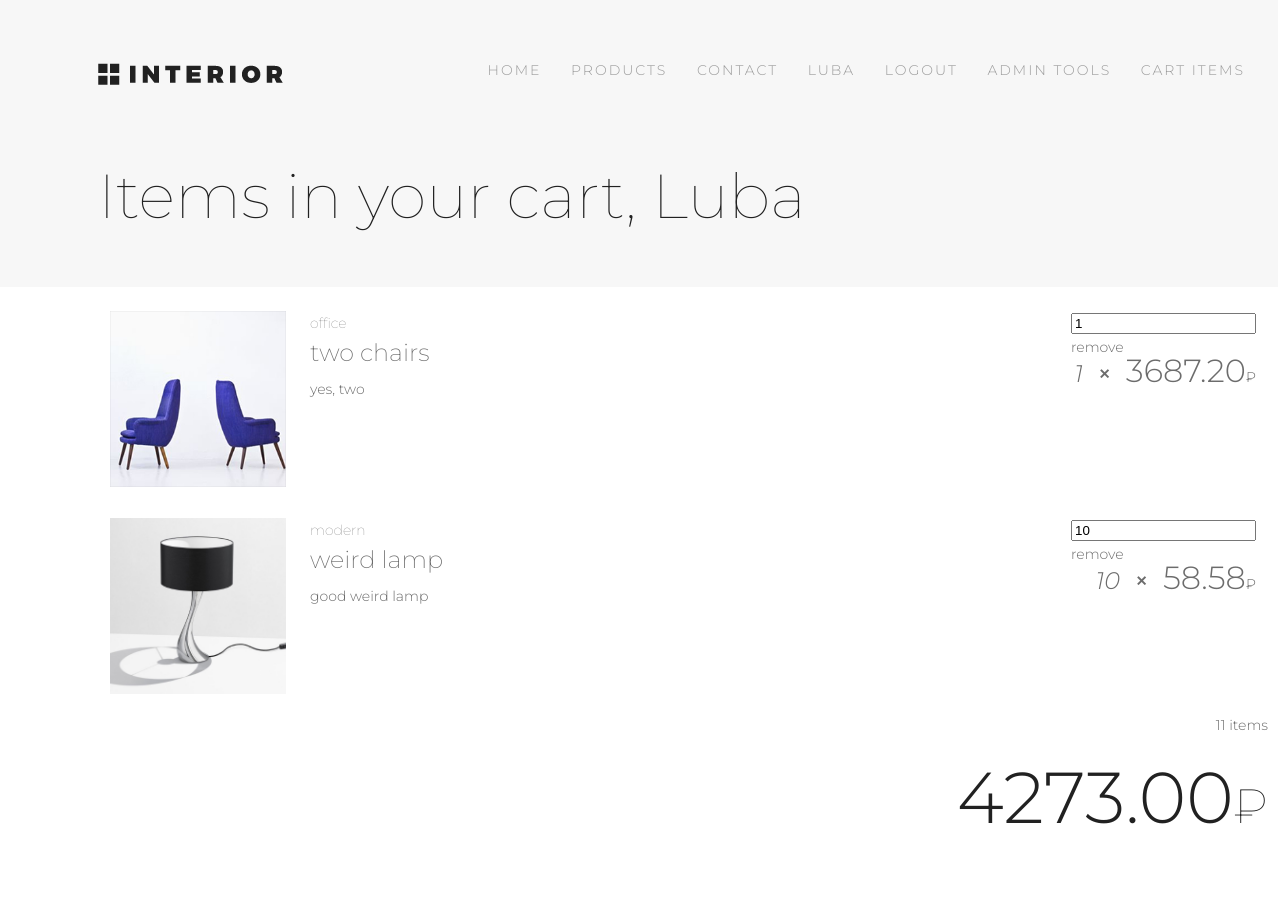
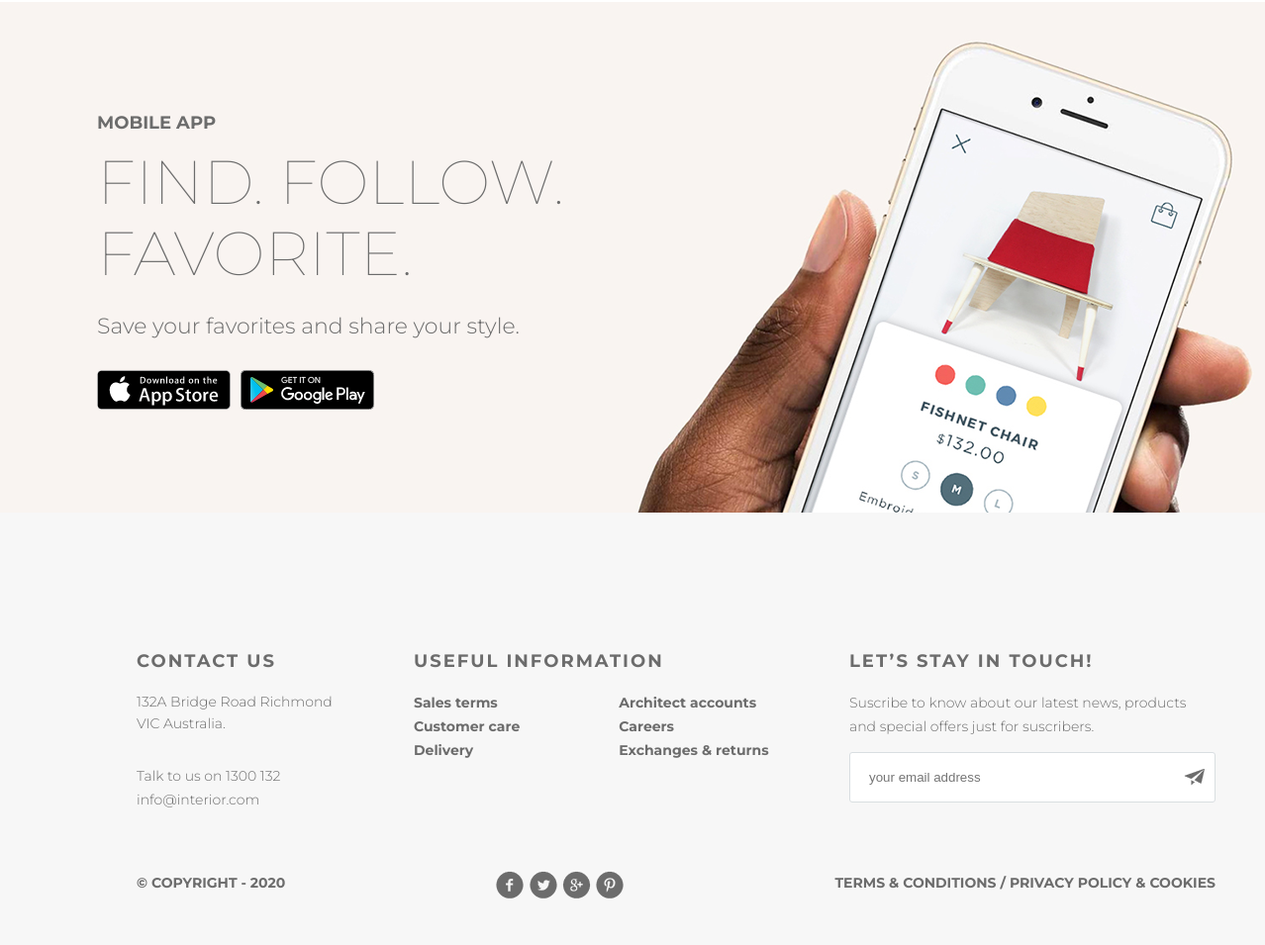
Page /basket/ (signed in) on the committed database (2 pictures, top to bottom).
### authapp/models.py (models this page shows)
class ShopUser(AbstractUser):
    avatar = models.ImageField(upload_to='users_avatars', blank=True)
    age = models.PositiveIntegerField(verbose_name = 'Age')

### basketapp/models.py (models this page shows)
class Basket(models.Model):
    user = models.ForeignKey(settings.AUTH_USER_MODEL, on_delete=models.CASCADE)
    product = models.ForeignKey(Product, on_delete=models.CASCADE)
    quantity = models.PositiveSmallIntegerField(default=0, verbose_name='Quantity')
    add_datetime = models.DateTimeField(auto_now_add=True, verbose_name='Date & Time')
    @property
    def product_cost(self):
        return self.product.price * self.quantity
    @property
    def total_quantity(self):
        _items = Basket.objects.filter(user=self.user)
        _totalquantity = sum(list(map(lambda x: x.quantity, _items)))
        return _totalquantity
    @property
    def total_cost(self):
        _items = Basket.objects.filter(user=self.user)
        _totalcost = sum(list(map(lambda x: x.product_cost, _items)))
        return _totalcost

### mainapp/models.py (models this page shows, shortened)
class Product(models.Model):
    category = models.ForeignKey(ProductCategory, on_delete=models.CASCADE)
    name = models.CharField(verbose_name='Name', max_length=128)
    image = models.ImageField(upload_to='product_images', blank=True)
    short_desc = models.CharField(verbose_name='Short description', max_length=60, blank=True)
    description = models.TextField(verbose_name='Description', blank=True)
    price = models.DecimalField(verbose_name='Price', max_digits=8, decimal_places=2, default=0)
    quantity = models.PositiveSmallIntegerField(verbose_name='In stock', default=0)
    is_active = models.BooleanField(default=True, verbose_name='Active')

class ProductCategory(models.Model):
    name = models.CharField(verbose_name='Name', max_length=64, unique=True)
    description = models.TextField(verbose_name='Description', blank=True)
    is_active = models.BooleanField(default=True, verbose_name='Active')

### basketapp/views.py (the view)
# urls.py: path('', basketapp.basket, name='view'),
@login_required
def basket(request):
    title = 'Cart items'
    basket_items = Basket.objects.filter(user=request.user).order_by('product__category')
    content = {
        'title': title,
        'basket_items': basket_items,
    }
    return render(request, 'basketapp/basket.html', content)

### basketapp/templates/basketapp/basket.html
{% extends 'basketapp/base.html' %}
{% load static %}
{% block content %}
    <div class="basket__items">
        {% include 'basketapp/includes/inc_basket_list.html' %}
    </div>
{% endblock %}

### basketapp/templates/basketapp/base.html (shortened to what this page needs)
<!DOCTYPE html>
{% load static %}
<html>
<head>
    {% block css %}
        <link rel="stylesheet" type="text/css" href="{% static 'css/style.css' %}">
    {% endblock %}
</head>
<body>
<div id="page">
    <div class="wrapper" id="header">
        <div class="container">
            <div class="header__logo"></div>
            {% block menu %}
                {% include 'mainapp/include/inc_main_menu.html' %}
            {% endblock %}
        </div>
    </div>
    <div class="wrapper" id="page-title">
        <div class="container">
            <div class="title">
                Items in your cart, {% if user.first_name %}{{ user.first_name|title}}{% else %}User{% endif %}
            </div>
        </div>
    </div>
    <div class="wrapper section">
        <div id="basket" class="container">
            {% block content %}
            {% endblock %}
        </div>
    </div>
    {% include 'mainapp/include/inc_footer.html' %}
</div>
</body>
</html>

### mainapp/templates/mainapp/include/inc_main_menu.html (shortened to what this page needs)
{% load static %}
<div class="header__menu">
    <a
            {% if request.resolver_match.url_name == 'main' %}
                class="header__link header__link_active"
            {% else %}
                class="header__link"
            {% endif %}
                href="{% url 'main' %}"
    >Home</a>
    <a
            {% if 'catalog' in request.resolver_match.route %}
                class="header__link header__link_active"
            {% else %}
                class="header__link"
            {% endif %}
                href="{% url 'catalog:index' %}"
    >Products</a>
    <a
            {% if request.resolver_match.url_name == 'contacts' %}
                class="header__link header__link_active"
            {% else %}
                class="header__link"
            {% endif %}
                href="{% url 'contacts' %}"
    >Contact</a>
    {% if user.is_authenticated %}
        <a href="{% url 'auth:edit' %}" class="header__link">
            {{ user.first_name|default:'Unknown user' }}
        </a>
        <a href="{% url 'auth:logout' %}" class="header__link">Logout</a>
    {% else %}
        <a href="{% url 'auth:login' %}" class="header__link">Login</a>
    {% endif %}
    {% if user.is_superuser %}
    <a class="header__link" href="{% url 'admin:users' %}">Admin tools</a>
    {% endif %}
    <a href="{% url 'basket:view' %}" class="header__link"> Cart items
    </a>
</div>

### basketapp/templates/basketapp/includes/inc_basket_list.html (shortened to what this page needs)
{% for item in basket_items %}
    <div class="basket__item">
        <div class="basket__item-cell">
            <img src="/media/{{ item.product.image }}" alt="{{ item.product.name }}">
        </div>
        <div class="basket__item-cell">
            <div class="basket__item-category">{{ item.product.category.name }}</div>
            <div class="basket__item-title">{{ item.product.name }}</div>
            <div class="basket__item-description">{{ item.product.description }}</div>
        </div>
        <div class="basket__item-cell basket__aside">
            <div class="basket__item-controls">
                <div>
                    <input type="number" name="{{ item.pk }}" min="0" value="{{ item.quantity }}">
                </div>
                <a class="basket__item-remove" href="{% url 'basket:remove' item.pk %}">remove</a>
            </div>
            <div class="basket__item-price"><em>{{item.quantity}}</em> <strong>✕</strong> <b
            >{{ item.product.price }}</b>₽</div>
        </div>
    </div>
{% endfor %}
{% if basket_items %}
    <div class="basket__total">
        {{ basket_items.0.total_quantity }} items
        <div class="product__price"><b>{{ basket_items.0.total_cost }}</b>₽</div>
    </div>
{% endif %}

### static/css/style.css (style rules this page uses)
html, body { margin: 0; padding: 0; }
html *, html *:after, html *:before { -webkit-box-sizing: border-box; -moz-box-sizing: border-box; box-sizing: border-box; }
body { color: #6c6c6c; font-family: 'Montserrat', sans-serif; font-size: 14px; font-weight: 300; line-height: 24px; }
.wrapper { margin: 0 auto; padding: 0 98px; }
.container { margin: 0 auto; position: relative; min-width: 1170px; max-width: 1366px; }
#header { position: absolute; top: 63px; right: 0; left: 0; z-index: 1; }
.header__logo { width: 185px; height: 22px; background: url("../img/logo.png") no-repeat 50% 50%; position: absolute; left: 0; top: 0; display: inline-block; }
.header__menu { position: absolute; right: 0; top: 0; white-space: nowrap; display: inline-block; }
.header__link { display: inline-block; vertical-align: top; border-bottom: 3px solid transparent; padding: 0 13px 10px 13px; text-decoration: none; font-size: 14px; font-weight: 300; line-height: 14px; text-transform: uppercase; letter-spacing: 2px; color: #9c9c9c; }
.section > .container { padding: 120px 0; }
#page-title { background-color: #f7f7f7; }
#page-title .container { padding: 160px 0 55px 0; }
.title { color: #212121; font-size: 62px; font-weight: 100; line-height: 72px; }
.product__price { vertical-align: baseline; font-size: 48px; font-weight: 100; margin-top: 36px; margin-bottom: 32px; color: #212121; line-height: 48px; }
.product__price b { font-weight: 300; font-size: 72px; }
#basket { padding-top: 12px; padding-bottom: 48px; }
.basket__items { display: flex; flex-direction: column; align-content: center; justify-content: flex-start; }
.basket__item { display: flex; flex-direction: row; align-content: center; justify-content: flex-start; }
.basket__item-cell { position: relative; padding: 12px; flex: 1; }
.basket__item-cell:first-child, .basket__aside { flex-basis: 200px; flex-grow: 0; }
.basket__item-cell img { max-width: 100%; max-height: 100%; }
.basket__aside { display: flex; flex-direction: column; justify-content: flex-start; }
.basket__item-price { text-align: right; white-space: nowrap; }
.basket__item-price em { font-weight: 300; font-size: 24px; }
.basket__item-price b { font-weight: 300; font-size: 32px; }
.basket__item-price strong { margin: 0 12px; display: inline-block; vertical-align: text-bottom; }
.basket__item-title { margin: 6px 0 12px 0; font-weight: 200; font-size: 24px; }
.basket__item-category { font-weight: 100; }
.basket__total { text-align: right; }
.basket__item-remove { text-decoration: none; color: #6c6c6c; }

### rows in the picture
ShopUser: first_name "LUBA", first_name "Luba"
Basket: product.image (picture), product.category.name "office", product.name "two chairs", product.description "yes, two", quantity "1", product.price "3687.20", user+quantity "11", user+product+quantity "4273.00"
Basket: product.image (picture), product.category.name "modern", product.name "weird lamp", product.description "good weird lamp", quantity "10", product.price "58.58"
